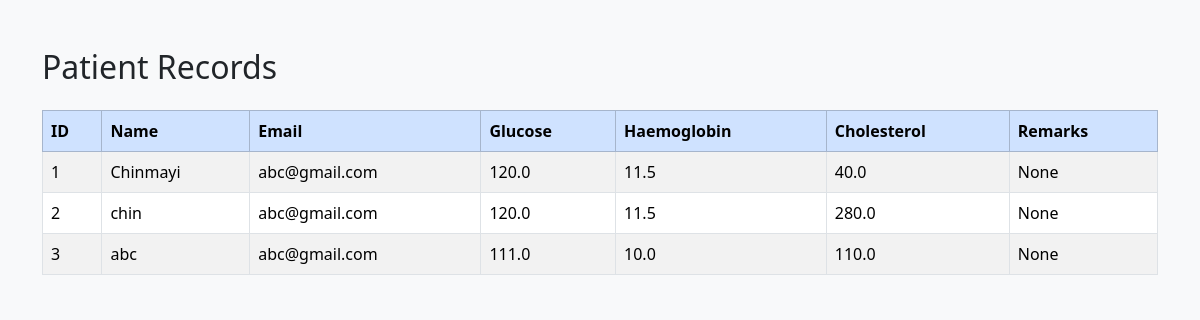
Before: /patients with the older database file.
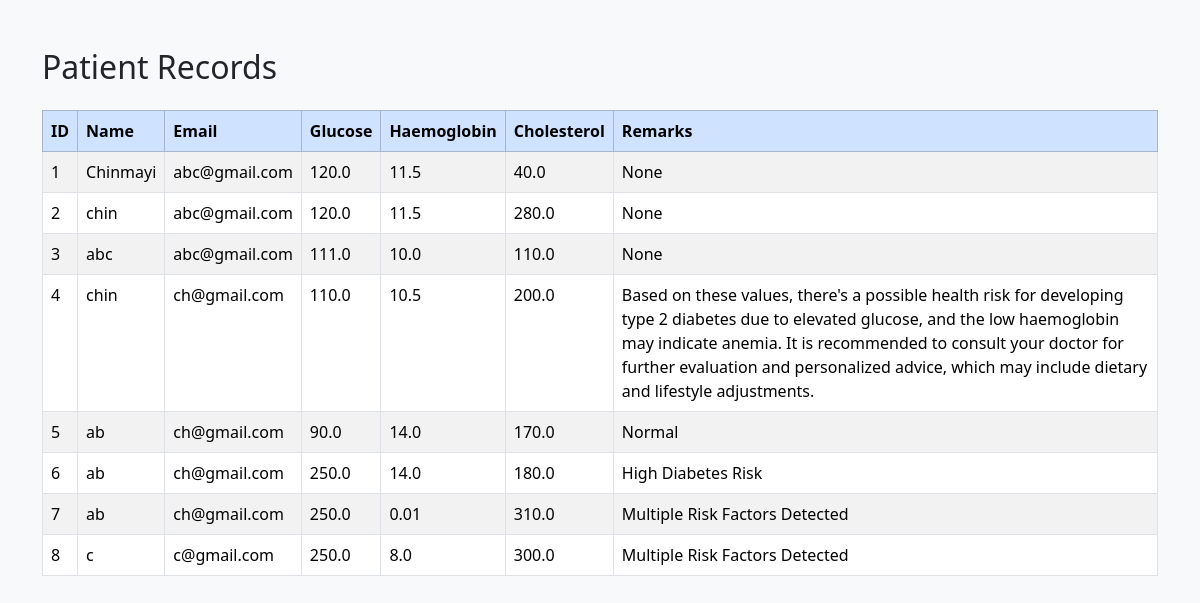
After: the same page with the newer database file.
### tables this page shows
CREATE TABLE patients(
        id INTEGER PRIMARY KEY AUTOINCREMENT,
        name TEXT NOT NULL,
        dob TEXT NOT NULL,
        email TEXT NOT NULL,
        glucose REAL NOT NULL,
        haemoglobin REAL NOT NULL,
        cholesterol REAL NOT NULL,
        remarks TEXT
    );

### app.py (the view)
@app.route("/patients")
def patients():
    all_patients = get_all_patients()
    return render_template(
        "patients.html",
        patients=all_patients
    )

### database.py (called while the page is built)
def get_all_patients():
    conn = sqlite3.connect(
        "database/patients.db"
    )
    cursor = conn.cursor()
    cursor.execute(
        "SELECT * FROM patients"
    )
    patients = cursor.fetchall()
    conn.close()
    return patients

### templates/patients.html (shortened to what this page needs)
<!DOCTYPE html>
<html>
<head>
    <link href="https://cdn.jsdelivr.net/npm/bootstrap@5.3.3/dist/css/bootstrap.min.css"
          rel="stylesheet">
</head>
<body class="bg-light">
<div class="container mt-5">
    <h2 class="mb-4">
        Patient Records
    </h2>
    <table class="table table-bordered table-striped">
        <thead class="table-primary">
        <tr>
            <th>ID</th>
            <th>Name</th>
            <th>Email</th>
            <th>Glucose</th>
            <th>Haemoglobin</th>
            <th>Cholesterol</th>
            <th>Remarks</th>
        </tr>
        </thead>
        <tbody>
        {% for patient in patients %}
        <tr>
            <td>{{ patient[0] }}</td>
            <td>{{ patient[1] }}</td>
            <td>{{ patient[3] }}</td>
            <td>{{ patient[4] }}</td>
            <td>{{ patient[5] }}</td>
            <td>{{ patient[6] }}</td>
            <td>{{ patient[7] }}</td>
        </tr>
        {% endfor %}
        </tbody>
    </table>
</div>
</body>
</html>

Changed rows visible on the page:
added patients: id "4", name "chin", email "ch@gmail.com", glucose "110.0", haemoglobin "10.5", cholesterol "200.0", remarks "Based on these values, there's a possible health risk for developing type 2 diabetes due to elevated glucose, and the low haemoglobin may indicate anemia. It is recommended to consult your doctor for further evaluation and personalized advice, which may include dietary and lifestyle adjustments."
added patients: id "5", name "ab", email "ch@gmail.com", glucose "90.0", haemoglobin "14.0", cholesterol "170.0", remarks "Normal"
added patients: id "6", name "ab", email "ch@gmail.com", glucose "250.0", haemoglobin "14.0", cholesterol "180.0", remarks "High Diabetes Risk"
added patients: id "7", name "ab", email "ch@gmail.com", glucose "250.0", haemoglobin "0.01", cholesterol "310.0", remarks "Multiple Risk Factors Detected"
added patients: id "8", name "c", email "c@gmail.com", glucose "250.0", haemoglobin "8.0", cholesterol "300.0", remarks "Multiple Risk Factors Detected"
